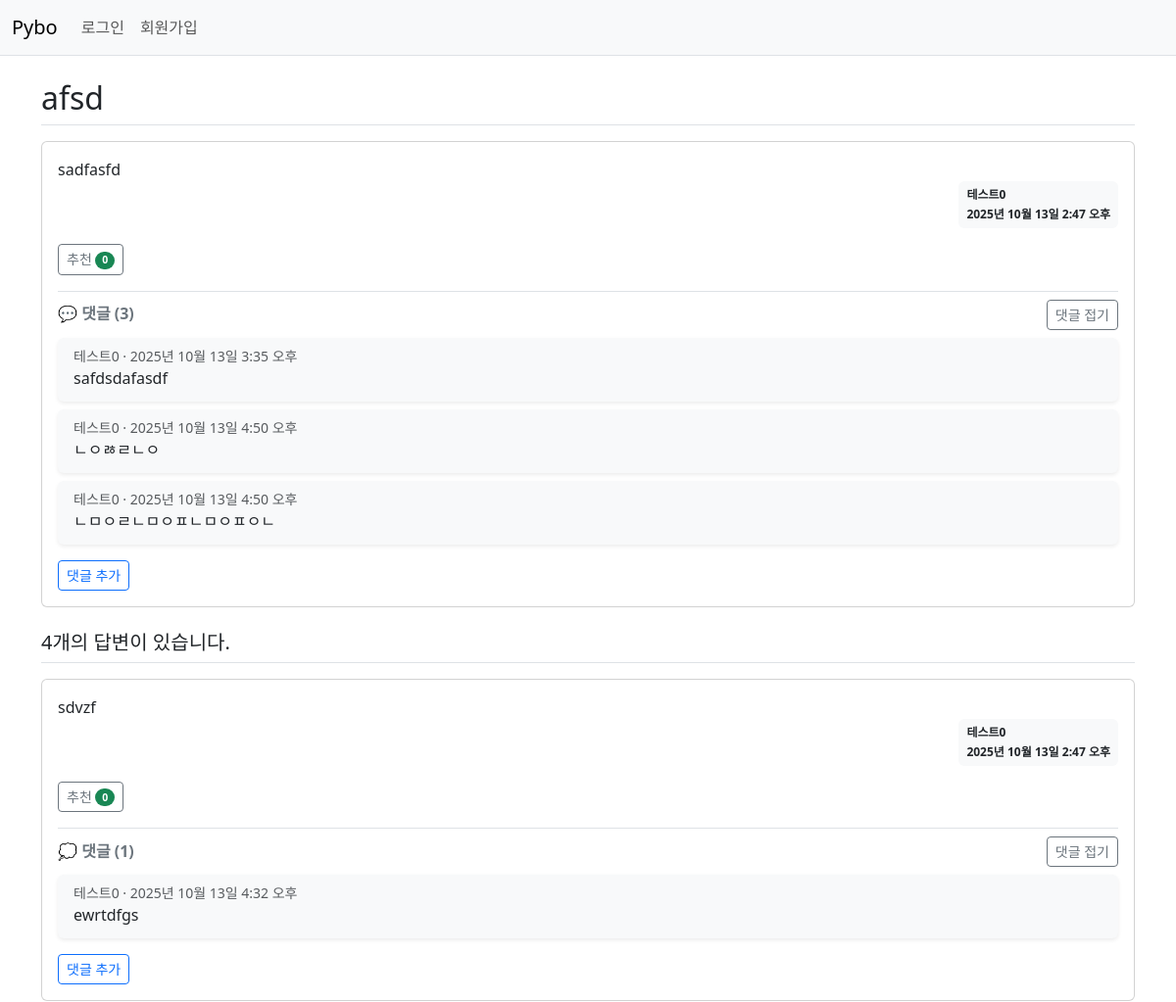
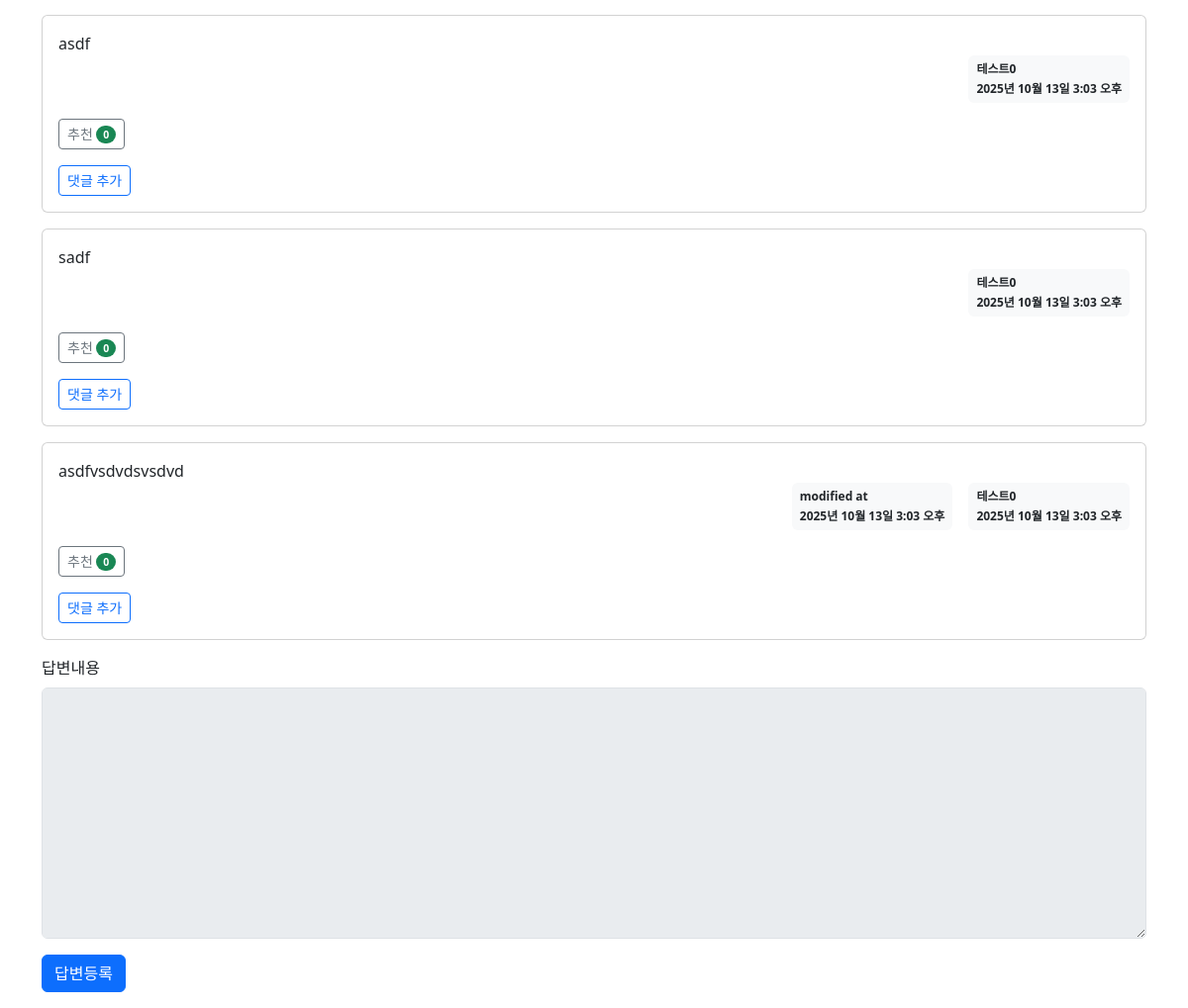
Page /pybo/306/ on the committed database (2 pictures, top to bottom).
### pybo/models.py (models this page shows, shortened)
class Question(models.Model):
    author = models.ForeignKey(
        to=User,
        on_delete=models.CASCADE, # 계정 삭제하면 작성한 글들 다 사라짐
        related_name='author_question'
    )
    subject = models.CharField(max_length=200)
    content = models.TextField()
    create_date = models.DateTimeField()
    modify_date = models.DateTimeField(null=True, blank=True)
    voter = models.ManyToManyField(
        to=User,
        related_name='voter_question'
    )

class Comment(models.Model):
    author = models.ForeignKey(
        to=User,
        on_delete=models.CASCADE,
        related_name='author_comment'
    )
    content = models.TextField()
    create_date = models.DateTimeField(auto_now_add=True)
    modify_date = models.DateTimeField(null=True, blank=True)
    question = models.ForeignKey(
        to=Question,
        on_delete=models.CASCADE,
        null=True,
        blank=True
    )
    answer = models.ForeignKey(
        to=Answer,
        on_delete=models.CASCADE,
        null=True,
        blank=True
    )

class Answer(models.Model):
    author = models.ForeignKey(
        to=User,
        on_delete=models.CASCADE,
        related_name='author_answer'
    )
    question = models.ForeignKey(Question, on_delete=models.CASCADE)
    content = models.TextField()
    create_date = models.DateTimeField()
    modify_date = models.DateTimeField(null=True, blank=True)
    voter = models.ManyToManyField(
        to=User,
        related_name='voter_answer'
    )

### pybo/views/base_views.py (the view)
# urls.py: path('<int:question_id>/', base_views.detail, name="detail"),
def detail(request: HttpRequest, question_id):
    question = get_object_or_404(Question, id=question_id)
    context = {'question': question}
    return render(request, 'pybo/question_detail.html', context)

### templates/pybo/question_detail.html (shortened to what this page needs)
{% extends 'base.html' %}
{% block content %}
<div class="container my-3">
    <h2 class="border-bottom py-2">{{ question.subject }}</h2>
    <div class="card my-3">
        <div class="card-body">
            <div class="card-text">{{ question.content }}</div>
            <div class="d-flex justify-content-end">
                <div class="badge bg-light text-dark p-2 text-start">
                    <div class="mb-2">{{ question.author.username }}</div>
                    <div>{{ question.create_date }}</div>
                </div>
            </div>
            <div class="my-3">
                <a href="javascript:void(0)" data-uri="{% url 'pybo:question_vote' question.id  %}"
                    class="recommend btn btn-sm btn-outline-secondary"> 추천
                    <span class="badge rounded-pill bg-success">{{question.voter.count}}</span>
                </a>
            </div>
            {% if question.comment_set.count > 0 %}
            <div class="mt-2 pt-2 border-top">
                <div class="d-flex justify-content-between align-items-center mb-2">
                    <h6 class="fw-bold text-secondary mb-0">
                        💬 댓글 ({{ question.comment_set.count }})
                    </h6>
                    <button class="btn btn-sm btn-outline-secondary comment-toggle" type="button"
                        data-bs-toggle="collapse" data-bs-target="#collapseComments_question_{{ question.id }}"
                        aria-expanded="true" aria-controls="collapseComments_question_{{ question.id }}">
                        댓글 접기
                    </button>
                </div>
                <div class="collapse show comment-collapse" id="collapseComments_question_{{ question.id }}">
                    {% for comment in question.comment_set.all %}
                    <div class="card mb-2 shadow-sm border-0 bg-light">
                        <div class="card-body py-2 px-3">
                            <div class="d-flex justify-content-between align-items-center">
                                <small class="text-muted">
                                     {{ comment.author }}
                                    &middot;
                                     {{ comment.create_date }}
                                </small>
                            </div>
                            <p class="card-text mb-1" style="white-space: pre-line;">{{ comment.content }}</p>
                        </div>
                    </div>
                    {% endfor %}
                </div>
            </div>
            {% endif %}
            <div class="mt-3">
                <a href="{% url 'pybo:comment_create_question' question.id %}" class="btn btn-sm btn-outline-primary">
                    댓글 추가
                </a>
            </div>
        </div>
    </div>
    <h5 class="border-bottom my-3 py-2">{{question.answer_set.count}}개의 답변이 있습니다.</h5>
    {% for answer in question.answer_set.all %}
    <div class="card my-3" id="answer_{{ answer.id }}">
        <div class="card-body">
            <div class="card-text" style="white-space: pre-line;">{{ answer.content }}</div>
            <div class="d-flex justify-content-end">
                {% if answer.modify_date %}
                <div class="badge bg-light text-dark p-2 text-start mx-3">
                    <div class="mb-2">modified at</div>
                    <div>{{ answer.modify_date }}</div>
                </div>
                {% endif %}
                <div class="badge bg-light text-dark p-2 text-start">
                    <div class="mb-2">{{ question.author.username }}</div>
                    <div>{{ answer.create_date }}</div>
                </div>
            </div>
            <div class="my-3">
                <a href="javascript:void(0)" data-uri="{% url 'pybo:answer_vote' answer.id  %}"
                    class="recommend btn btn-sm btn-outline-secondary"> 추천
                    <span class="badge rounded-pill bg-success">{{answer.voter.count}}</span>
                </a>
            </div>
            {% if answer.comment_set.count > 0 %}
            <div class="mt-2 pt-2 border-top">
                <div class="d-flex justify-content-between align-items-center mb-2">
                    <h6 class="fw-bold text-secondary mb-0">
                        💭 댓글 ({{ answer.comment_set.count }})
                    </h6>
                    <button class="btn btn-sm btn-outline-secondary comment-toggle" type="button"
                        data-bs-toggle="collapse" data-bs-target="#collapseComments_{{ answer.id }}"
                        aria-expanded="true" aria-controls="collapseComments_{{ answer.id }}">
                        댓글 접기
                    </button>
                </div>
                <div class="collapse show comment-collapse" id="collapseComments_{{ answer.id }}">
                    {% for comment in answer.comment_set.all %}
                    <div class="card mb-2 shadow-sm border-0 bg-body-tertiary">
                        <div class="card-body py-2 px-3">
                            <div class="d-flex justify-content-between align-items-center">
                                <small class="text-muted">
                                     {{ comment.author }}
                                    &middot;
                                     {{ comment.create_date }}
                                </small>
                            </div>
                            <p class="card-text mb-1" style="white-space: pre-line;">{{ comment.content }}</p>
                        </div>
                    </div>
                    {% endfor %}
                </div>
            </div>
            {% endif %}
            <div class="mt-3">
                <a href="{% url 'pybo:comment_create_answer' answer.id %}" class="btn btn-sm btn-outline-primary">
                    댓글 추가
                </a>
            </div>
        </div>
    </div>
    {% endfor %}
    <form action="{% url 'pybo:answer_create' question.id %}" method="post" class="my-3">
        <div class="mb-3">
            <label for="content" class="form-label">답변내용</label>
            <textarea {% if not user.is_authenticated %}disabled{% endif %} name="content" id="content"
                class="form-control" rows="10"></textarea>
        </div>
        <input type="submit" value="답변등록" class="btn btn-primary">
    </form>
</div>
{% endblock %}

### rows in the picture
Question: subject "afsd", content "sadfasfd", author.username "테스트0", create_date "2025년 10월 13일 2:47 오후", voter.count "0", comment_set.count "3", answer_set.count "4"
Comment: author "테스트0", create_date "2025년 10월 13일 3:35 오후", content "safdsdafasdf"
Comment: author "테스트0", create_date "2025년 10월 13일 4:50 오후", content "ㄴㅇㅀㄹㄴㅇ"
Comment: author "테스트0", create_date "2025년 10월 13일 4:50 오후", content "ㄴㅁㅇㄹㄴㅁㅇㅍㄴㅁㅇㅍㅇㄴ"
Answer: content "sdvzf", create_date "2025년 10월 13일 2:47 오후", voter.count "0", comment_set.count "1"
Comment: author "테스트0", create_date "2025년 10월 13일 4:32 오후", content "ewrtdfgs"
Answer: content "asdf", create_date "2025년 10월 13일 3:03 오후", voter.count "0"
Answer: content "sadf", create_date "2025년 10월 13일 3:03 오후", voter.count "0"
Answer: content "asdfvsdvdsvsdvd", modify_date "2025년 10월 13일 3:03 오후", create_date "2025년 10월 13일 3:03 오후", voter.count "0"
